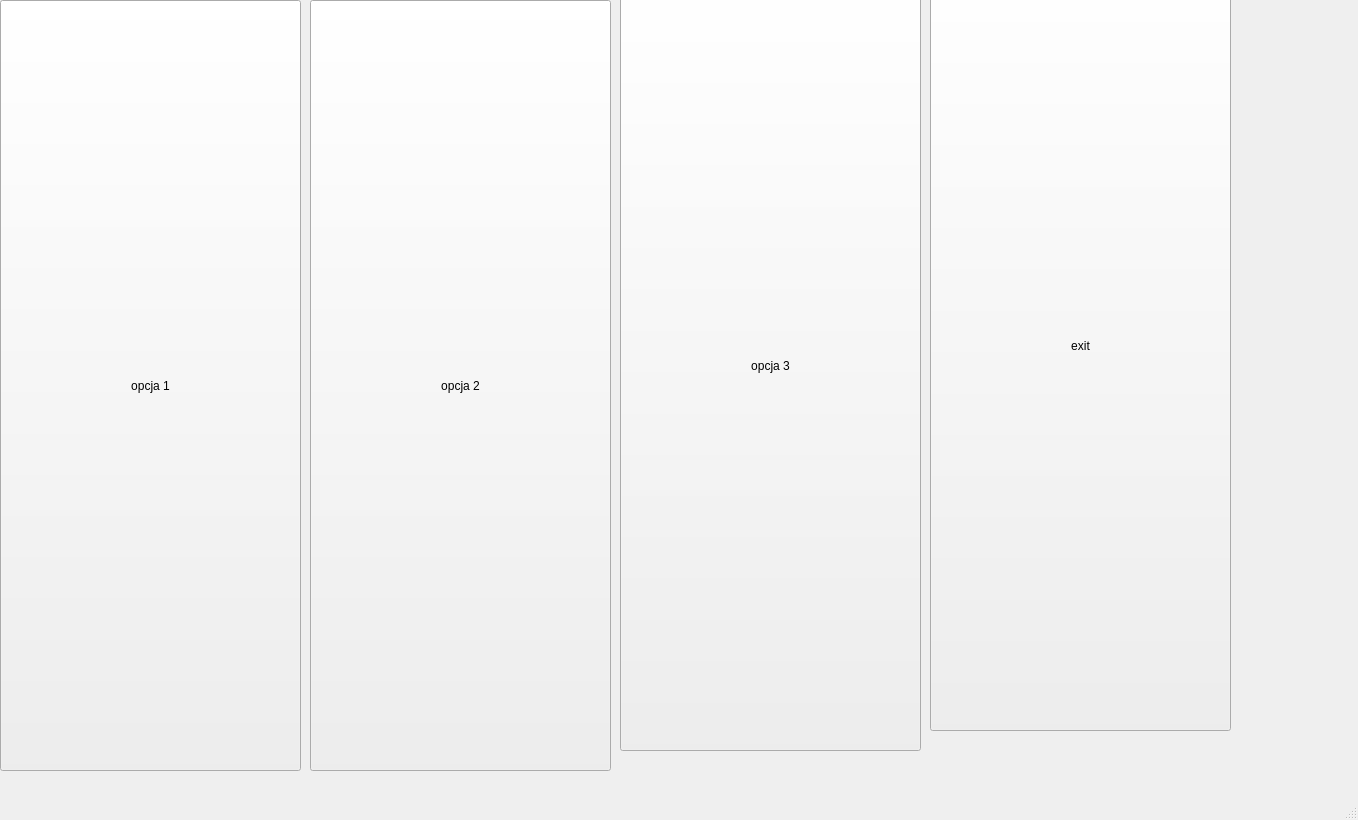
<?xml version="1.0" encoding="UTF-8"?>
<ui version="4.0">
 <class>MainWindow</class>
 <widget class="QMainWindow" name="MainWindow">
  <property name="geometry">
   <rect>
    <x>0</x>
    <y>0</y>
    <width>1358</width>
    <height>820</height>
   </rect>
  </property>
  <property name="windowTitle">
   <string>MainWindow</string>
  </property>
  <widget class="QWidget" name="centralwidget">
   <widget class="QPushButton" name="pushButton">
    <property name="geometry">
     <rect>
      <x>0</x>
      <y>0</y>
      <width>301</width>
      <height>771</height>
     </rect>
    </property>
    <property name="text">
     <string>opcja 1</string>
    </property>
   </widget>
   <widget class="QPushButton" name="pushButton_2">
    <property name="geometry">
     <rect>
      <x>310</x>
      <y>0</y>
      <width>301</width>
      <height>771</height>
     </rect>
    </property>
    <property name="text">
     <string>opcja 2</string>
    </property>
   </widget>
   <widget class="QPushButton" name="pushButton_3">
    <property name="geometry">
     <rect>
      <x>620</x>
      <y>-20</y>
      <width>301</width>
      <height>771</height>
     </rect>
    </property>
    <property name="text">
     <string>opcja 3</string>
    </property>
   </widget>
   <widget class="QPushButton" name="pushButton_4">
    <property name="geometry">
     <rect>
      <x>930</x>
      <y>-40</y>
      <width>301</width>
      <height>771</height>
     </rect>
    </property>
    <property name="text">
     <string>exit</string>
    </property>
   </widget>
  </widget>
  <widget class="QMenuBar" name="menubar">
   <property name="geometry">
    <rect>
     <x>0</x>
     <y>0</y>
     <width>1358</width>
     <height>22</height>
    </rect>
   </property>
  </widget>
  <widget class="QStatusBar" name="statusbar"/>
 </widget>
 <resources/>
 <connections/>
</ui>
